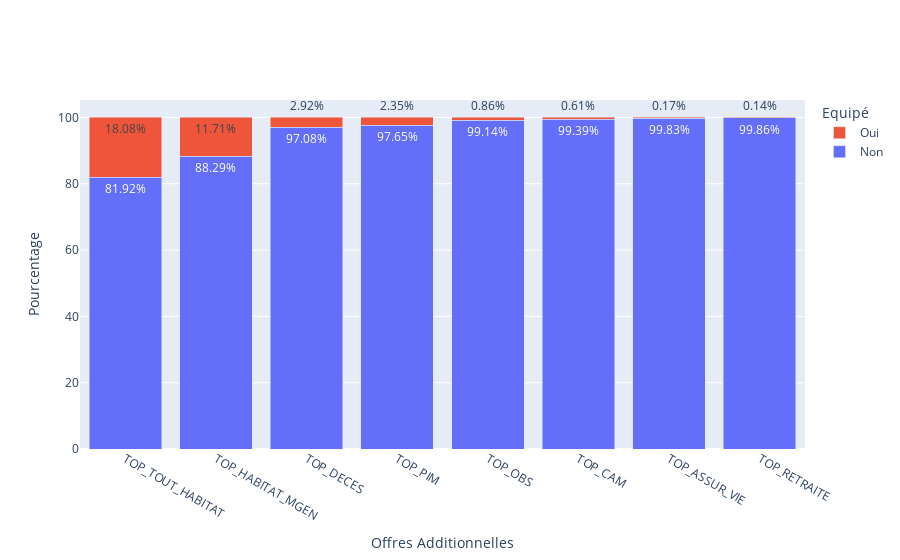

Write notebook code for a chart like this one.
### Code cell
#px.bar(df_agg, x="index",color="0",barmode="stack")



plot = go.Figure(data=[go.Bar(
    name = 'Non',
    x = df_agg["index"],
    y = df_agg["0"], text=list(map(lambda x: f"{x:.2f}%",list(df_agg["0"]))),textposition="auto"
   ),
                       go.Bar(
    name = 'Oui',
    x = df_agg["index"],
    y = df_agg["1"], text=list(map(lambda x: f"{x:.2f}%",list(df_agg["1"]))),textposition="auto"
   )
])

plot.update_layout(barmode='stack',legend_title_text='Equipé')

plot.update_yaxes(title="Pourcentage")

#plot.update_xaxes(title="Offres Additionnelles",tickvals=list(range(len(df_agg["index"]))), ticktext=["Tout Habitat","Tout Habitat MGEN","Assurance Retraite",
 #                                               "Assurance Décès","Prêt Installation MGEN","Assurance Obsèques","CAM","Assurance Vie",
 #                                                                                                     "Protection Juridique","Santé Animale"],
 #                categoryorder='max ascending')
    

plot.update_xaxes(title="Offres Additionnelles",categoryorder='max ascending')
                  
plot.show()

### Figure 1 — Plotly figure (JSON) as saved in the notebook; plotly's stock layout.template omitted (floating-point values rounded to 4 significant figures)
{"data": [{"name": "Non", "text": ["99.83%", "97.08%", "99.39%", "81.92%", "88.29%", "99.14%", "97.65%", "99.86%"], "textposition": "auto", "type": "bar", "x": ["TOP_ASSUR_VIE", "TOP_DECES", "TOP_CAM", "TOP_TOUT_HABITAT", "TOP_HABITAT_MGEN", "TOP_OBS", "TOP_PIM", "TOP_RETRAITE"], "y": [99.83, 97.08, 99.39, 81.92, 88.29, 99.14, 97.65, 99.86]}, {"name": "Oui", "text": ["0.17%", "2.92%", "0.61%", "18.08%", "11.71%", "0.86%", "2.35%", "0.14%"], "textposition": "auto", "type": "bar", "x": ["TOP_ASSUR_VIE", "TOP_DECES", "TOP_CAM", "TOP_TOUT_HABITAT", "TOP_HABITAT_MGEN", "TOP_OBS", "TOP_PIM", "TOP_RETRAITE"], "y": [0.17, 2.92, 0.61, 18.08, 11.71, 0.86, 2.35, 0.14]}], "layout": {"barmode": "stack", "legend": {"title": {"text": "Equipé"}}, "xaxis": {"categoryorder": "max ascending", "title": {"text": "Offres Additionnelles"}}, "yaxis": {"title": {"text": "Pourcentage"}}}}
